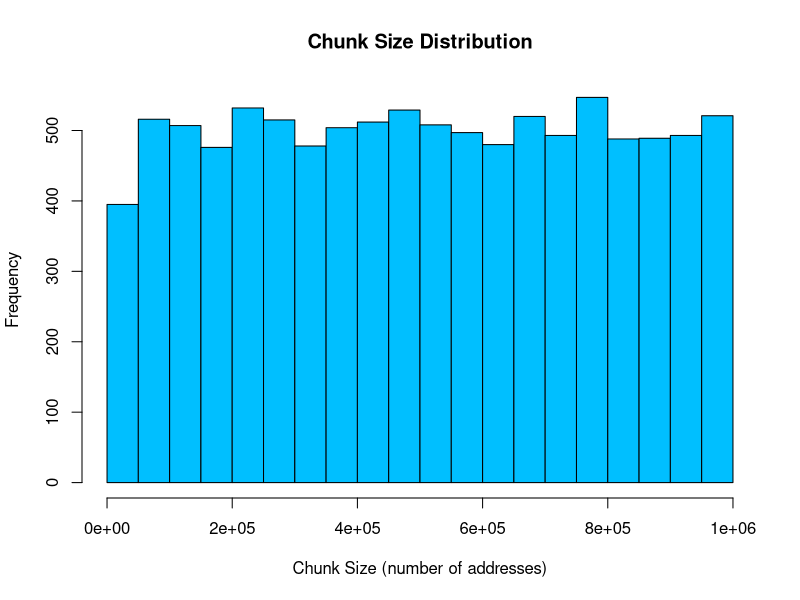

Generate this figure with R: (Note: this script raises an error after producing the figure.)
## ---- chunk 1
dat.500.perlbench_r <- read.csv('../data/500.perlbench_r.csv')
dat.500.perlbench_r
hist(dat.500.perlbench_r$data_size, main='Chunk Size Distribution', 
    xlab='Chunk Size (number of addresses)', col='deepskyblue')
## ---- chunk 2
dat.519.lbm_r <- read.csv('../data/519.lbm_r.csv')
dat.519.lbm_r
## ---- chunk 3
dat.525.x264_r <- read.csv('../data/525.x264_r.csv')
dat.525.x264_r
## ---- chunk 4
dat.fib <- read.csv('../data/fib.csv')
dat.fib
## ---- chunk 5
add_ratio <- function(dat) {
    dat$unqiue_ratio <- dat$unique_size / dat$data_size
    dat$read_ratio <- dat$reads / dat$data_size
    dat$write_ratio <- dat$writes / dat$data_size
    dat$data_ratio <- dat$data / dat$data_size
    dat$ins_ratio <- dat$ins / dat$data_size
    dat$sum_sqrt_count_ratio <- dat$sum_sqrt_count / dat$data_size
    dat$sum_count_ratio <- dat$sum_count / dat$data_size
    dat$lis_ratio <- dat$lis / dat$data_size
    dat$lds_ratio <- dat$lds / dat$data_size
    dat$cache_ratio <- dat$cache_size / dat$data_size
    dat$belady_ratio <- (dat$belady + dat$cache_size) / dat$data_size
    dat$lru_ratio <- (dat$lru + dat$cache_size) / dat$data_size
    dat$pivot_ratio <- (dat$pivot + dat$cache_size) / dat$data_size
    dat$ld_ratio <- (dat$ld + dat$cache_size) / dat$data_size
    dat$mru_ratio <- (dat$mru + dat$cache_size) / dat$data_size
    return(dat)
}

dat.500.perlbench_r <- add_ratio(dat.500.perlbench_r)
dat.519.lbm_r <- add_ratio(dat.519.lbm_r)
dat.525.x264_r <- add_ratio(dat.525.x264_r)
dat.fib <- add_ratio(dat.fib)
D <- list(dat.500.perlbench_r, dat.519.lbm_r, dat.525.x264_r, dat.fib)
W <- c('Perl', 'LBM', 'Video compression', 'Fibonacci')

plot.hist.metric <- function(D, W, metric) {
    par(mfrow=c(2, as.integer(length(D) / 2)))
    for (i in 1:length(D)) {
        hist(D[[i]][, metric], xlab=metric, main=W[i], col='deepskyblue')
    }
}
## ---- chunk 6
plot.hist.metric(D, W, 'unqiue_ratio')
## ---- chunk 7
plot.hist.metric(D, W, 'read_ratio')
## ---- chunk 8
plot.hist.metric(D, W, 'write_ratio')
## ---- chunk 9
plot.hist.metric(D, W, 'data_ratio')
## ---- chunk 10
plot.hist.metric(D, W, 'ins_ratio')
## ---- chunk 11
plot.hist.metric(D, W, 'avg_step')
## ---- chunk 12
plot.hist.metric(D, W, 'avg_reuse_dist')
## ---- chunk 13
plot.hist.metric(D, W, 'sum_sqrt_count_ratio')
## ---- chunk 14
plot.hist.metric(D, W, 'lis_ratio')
## ---- chunk 15
plot.hist.metric(D, W, 'lds_ratio')
## ---- chunk 16
plot.policy.hit_ratio <- function(dat, workload) {
    col <- rgb(red=0, green=0, blue=0, alpha=0.2)
    par(mfrow=c(2, 3), pty='s')
    plot(belady_ratio ~ cache_ratio, dat, pch=19, cex=0.5, col=col, main=paste(workload, '- Belady'))
    plot(lru_ratio ~ cache_ratio, dat, pch=19, cex=0.5, col=col, main=paste(workload, '- LRU'))
    plot(pivot_ratio ~ cache_ratio, dat, pch=19, cex=0.5, col=col, main=paste(workload, '- Pivot'))
    plot(ld_ratio ~ cache_ratio, dat, pch=19, cex=0.5, col=col, main=paste(workload, '- LD'))
    plot(mru_ratio ~ cache_ratio, dat, pch=19, cex=0.5, col=col, main=paste(workload, '- MRU'))
}
plot.policy.hit_ratio(dat.500.perlbench_r, 'Perl')
## ---- chunk 17
plot.policy.hit_ratio(dat.519.lbm_r, 'LBM')
## ---- chunk 18
plot.policy.hit_ratio(dat.525.x264_r, 'LBM')
## ---- chunk 19
plot.policy.hit_ratio(dat.fib, 'Fibonacci')
